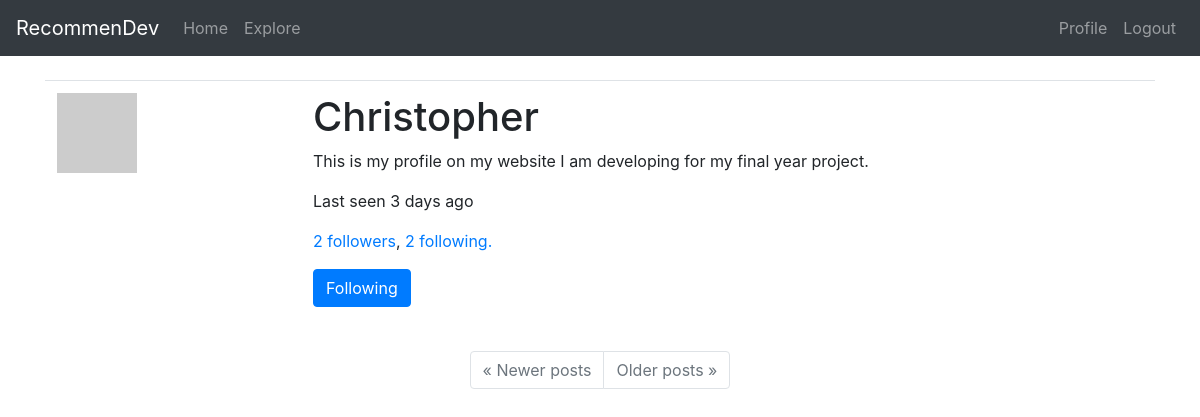
The app's page /user/Christopher (signed in), older data.
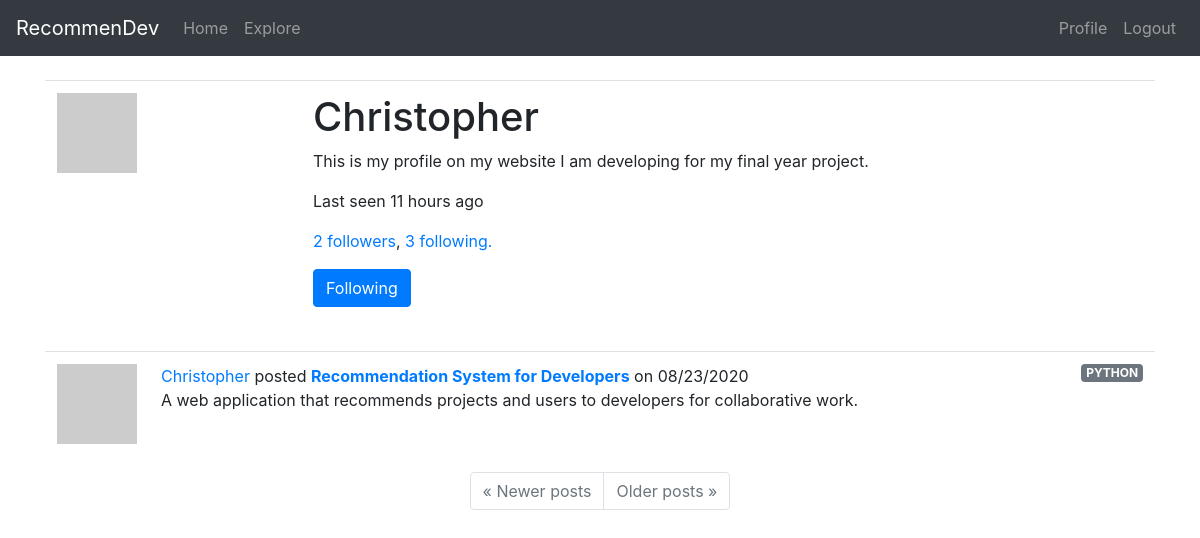
The same page, newer data.
### app/models.py (models this page shows, shortened)
class User(UserMixin, db.Model):
    id = db.Column(db.Integer, primary_key=True)
    username = db.Column(db.String(30), index=True, unique=True)
    email = db.Column(db.String(50), index=True, unique=True)
    password_hash = db.Column(db.String(128))
    projects = db.relationship('Project', backref='owner', lazy='dynamic')
    about_me = db.Column(db.String(140))
    last_seen = db.Column(db.DateTime, default=datetime.utcnow)
    followed = db.relationship(
        'User', secondary=followers,
        primaryjoin=(followers.c.follower_id == id),
        secondaryjoin=(followers.c.followed_id == id),
        backref=db.backref('followers', lazy='dynamic'), lazy='dynamic')
    rated = db.relationship(
        'Project', secondary=ratings,
        backref=db.backref('raters', lazy='dynamic'), lazy='dynamic')
    def avatar(self, size):
        digest = md5(self.email.lower().encode('utf-8')).hexdigest()
        return 'https://www.gravatar.com/avatar/{}?d=retro&s={}'.format(digest, size)
    def is_following(self, user):
        return self.followed.filter(
            followers.c.followed_id == user.id).count() > 0

class Project(db.Model):
    id = db.Column(db.Integer, primary_key=True)
    user_id = db.Column(db.Integer, db.ForeignKey('user.id'))
    title = db.Column(db.String(60))
    description = db.Column(db.String(150))
    timestamp = db.Column(db.DateTime, index=True, default=datetime.utcnow)
    language = db.Column(db.String(15))
    git_url = db.Column(db.String(50))
    tags = db.Column(db.String(60))

### app/routes.py (the view)
@app.route('/user/<username>')
@login_required
def user(username):
    user = User.query.filter_by(username=username).first_or_404()
    users = None
    list_of_recs = find(user.id, cv)
    print(list_of_recs)
    if list_of_recs is not None:
        new_df = pd.DataFrame(list_of_recs, columns=['id', 'score'])
        new_df['id'] = new_df['id'] + 1
        print(new_df)
        user_ids = new_df['id']
        users = User.query.filter(User.id.in_(user_ids))
    following = user.followed.all()
    followers = user.followers.all()
    page = request.args.get('page', 1, type=int)
    projects = user.projects.order_by(Project.timestamp.desc()).paginate(page, app.config['POSTS_PER_PAGE'], False)
    next_url = url_for('user', username=user.username, page=projects.next_num) \
        if projects.has_next else None
    prev_url = url_for('user', username=user.username, page=projects.prev_num) \
        if projects.has_prev else None
    form = EmptyForm()
    return render_template('user.html', title=f'{user.username}\'s profile', user=user, users=users, following=following, followers=followers, projects=projects.items, next_url=next_url, prev_url=prev_url, form=form)

### app/forms.py
class EmptyForm(FlaskForm):
    submit = SubmitField('Submit')

### app/models.py (called while the page is built)
@login.user_loader
def load_user(id):
    return User.query.get(int(id))

### app/routes.py (called while the page is built)
@app.before_request
def before_request():
    if current_user.is_authenticated:
        current_user.last_seen = datetime.utcnow()
        db.session.commit()

### engine.py (called while the page is built)
def find(id, cv):
    try:
        user_cos_sim = cosine_similarity(cv[id - 1], cv).flatten()
        top2 = sorted(list(enumerate(user_cos_sim)), key=lambda x: x[1], reverse=True)[1:3]
        response = top2
    except:
        print(f'User with id "{id}" could not be found')
        return None
    return response

### app/templates/user.html (shortened to what this page needs)
{% extends "base.html" %}
{% block content %}
    <table class="table table-hover">
        <tr>
            <td width="256px"><img src="{{ user.avatar(256) }}"></td>
            <td>
                <h1>{{ user.username }}</h1>
                {% if user.about_me %}<p>{{ user.about_me }}</p>{% endif %}
                {% if user.last_seen %}
                <p>Last seen {{ moment(user.last_seen).fromNow() }}</p>
                {% endif %}
                <a href="#", id="followers_btn", data-toggle="modal", {% if followers %} data-target="#followers_modal" {% endif %}>{{ user.followers.count() }} followers</a>, <a href="#", id="following_btn", data-toggle="modal", {% if following %} data-target="#following_modal" {% endif %}>{{ user.followed.count() }} following.</a>
                {% if user == current_user %}
                <p><a href="{{ url_for('edit_profile') }}">Edit my profile</a></p>
                {% else %}
                    <p>
                        <form action="{{ url_for('unfollow', username=user.username) }}" method="post">
                            {{ form.submit(value='Following', class="btn btn-primary", id="unfollow_btn") }}
                        </form>
                    </p>
                {% endif %}
            </td>
        </tr>
    </table>
    {% for project in projects %}
        {% include '_project.html' %}
    {% endfor %}
    <nav aria-label="...">
        <ul class="pagination justify-content-center">
            <li class="page-item{% if not prev_url %} disabled{% endif %}">
                <a class="page-link" href="{{ prev_url or '#' }}">
                    <span aria-hidden="true">&laquo;</span> Newer posts
                </a>
            </li>
            <li class="page-item{% if not next_url %} disabled{% endif %}">
                <a class="page-link" href="{{ next_url or '#' }}">
                    Older posts <span aria-hidden="true">&raquo;</span>
                </a>
            </li>
        </ul>
    </nav>
{% endblock %}

### app/templates/_project.html
<table class="table table-hover">
    <tr>
        <td width="70px">
            <a href="{{ url_for('user', username=project.owner.username) }}">
                {% if project.owner %}
                <img src="{{ project.owner.avatar(70) }}" />
                {% else %}
                <img src="https://via.placeholder.com/70" />
                {% endif %}
            </a>
        </td>
        <td>
            <span class="user_popup">
                <a href="{{ url_for('user', username=project.owner.username) }}">
                    {{ project.owner.username }}
                </a>
            </span>
            posted <a href="{{ url_for('project', id=project.id) }}"><b>{{ project.title }}</b></a> on {{ moment(project.timestamp).format('L') }}
            <a href="{% if project.language %} {{ url_for('language', language=project.language) }} {% endif %}" class="badge badge-secondary float-right">{% if project.language %} {{ project.language }} {% endif %}</a>
            <br> {% if project.description %} {{ project.description }} {% endif %}
        </td>
    </tr>
</table>

Row changes from the older to the newer data that the page shows:
changed User "Christopher": last_seen "3 days ago" → "11 hours ago"
added Project: owner.username "Christopher", title "Recommendation System for Developers", timestamp "08/23/2020", language "PYTHON", description "A web application that recommends projects and users to developers for collaborative work."
Text that changed along with them:
{{ user.followed.count() }}: "2" → "3"
